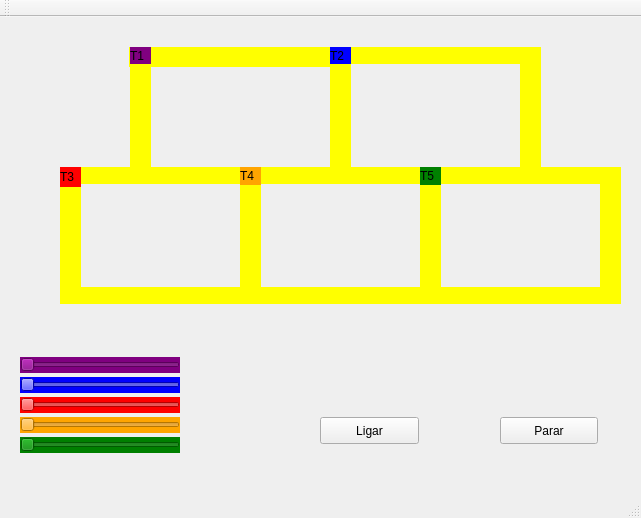
<?xml version="1.0" encoding="UTF-8"?>
<ui version="4.0">
 <class>MainWindow</class>
 <widget class="QMainWindow" name="MainWindow">
  <property name="geometry">
   <rect>
    <x>0</x>
    <y>0</y>
    <width>641</width>
    <height>518</height>
   </rect>
  </property>
  <property name="windowTitle">
   <string>MainWindow</string>
  </property>
  <widget class="QWidget" name="centralWidget">
   <widget class="QLabel" name="label_trem1">
    <property name="geometry">
     <rect>
      <x>130</x>
      <y>30</y>
      <width>21</width>
      <height>17</height>
     </rect>
    </property>
    <property name="styleSheet">
     <string notr="true">QLabel { background: purple}</string>
    </property>
    <property name="text">
     <string>T1</string>
    </property>
   </widget>
   <widget class="QLabel" name="label_trilho1">
    <property name="geometry">
     <rect>
      <x>129</x>
      <y>30</y>
      <width>201</width>
      <height>20</height>
     </rect>
    </property>
    <property name="styleSheet">
     <string notr="true">QLabel { background: yellow}</string>
    </property>
    <property name="text">
     <string/>
    </property>
   </widget>
   <widget class="QLabel" name="label_trilho2">
    <property name="geometry">
     <rect>
      <x>80</x>
      <y>150</y>
      <width>250</width>
      <height>17</height>
     </rect>
    </property>
    <property name="styleSheet">
     <string notr="true">QLabel { background: yellow}</string>
    </property>
    <property name="text">
     <string/>
    </property>
   </widget>
   <widget class="QLabel" name="label_trilho3">
    <property name="geometry">
     <rect>
      <x>330</x>
      <y>30</y>
      <width>21</width>
      <height>137</height>
     </rect>
    </property>
    <property name="styleSheet">
     <string notr="true">QLabel { background: yellow}</string>
    </property>
    <property name="text">
     <string/>
    </property>
   </widget>
   <widget class="QLabel" name="label_trilho4">
    <property name="geometry">
     <rect>
      <x>130</x>
      <y>30</y>
      <width>21</width>
      <height>137</height>
     </rect>
    </property>
    <property name="styleSheet">
     <string notr="true">QLabel { background: yellow}</string>
    </property>
    <property name="text">
     <string/>
    </property>
   </widget>
   <widget class="QPushButton" name="pushButton">
    <property name="geometry">
     <rect>
      <x>320</x>
      <y>400</y>
      <width>99</width>
      <height>27</height>
     </rect>
    </property>
    <property name="text">
     <string>Ligar</string>
    </property>
   </widget>
   <widget class="QPushButton" name="pushButton_2">
    <property name="geometry">
     <rect>
      <x>500</x>
      <y>400</y>
      <width>98</width>
      <height>27</height>
     </rect>
    </property>
    <property name="text">
     <string>Parar</string>
    </property>
   </widget>
   <widget class="QLabel" name="label_trilho4_2">
    <property name="geometry">
     <rect>
      <x>520</x>
      <y>30</y>
      <width>21</width>
      <height>137</height>
     </rect>
    </property>
    <property name="styleSheet">
     <string notr="true">QLabel { background: yellow}</string>
    </property>
    <property name="text">
     <string/>
    </property>
   </widget>
   <widget class="QLabel" name="label_trilho1_2">
    <property name="geometry">
     <rect>
      <x>350</x>
      <y>30</y>
      <width>191</width>
      <height>17</height>
     </rect>
    </property>
    <property name="styleSheet">
     <string notr="true">QLabel { background: yellow}</string>
    </property>
    <property name="text">
     <string/>
    </property>
   </widget>
   <widget class="QLabel" name="label_trilho2_2">
    <property name="geometry">
     <rect>
      <x>350</x>
      <y>150</y>
      <width>250</width>
      <height>17</height>
     </rect>
    </property>
    <property name="styleSheet">
     <string notr="true">QLabel { background: yellow}</string>
    </property>
    <property name="text">
     <string/>
    </property>
   </widget>
   <widget class="QLabel" name="label_trem2">
    <property name="geometry">
     <rect>
      <x>330</x>
      <y>30</y>
      <width>21</width>
      <height>17</height>
     </rect>
    </property>
    <property name="styleSheet">
     <string notr="true">QLabel { background: blue}</string>
    </property>
    <property name="text">
     <string>T2</string>
    </property>
   </widget>
   <widget class="QLabel" name="label_trem3">
    <property name="geometry">
     <rect>
      <x>60</x>
      <y>150</y>
      <width>21</width>
      <height>20</height>
     </rect>
    </property>
    <property name="styleSheet">
     <string notr="true">QLabel { background: red}</string>
    </property>
    <property name="text">
     <string>T3</string>
    </property>
   </widget>
   <widget class="QLabel" name="label_trem4">
    <property name="geometry">
     <rect>
      <x>240</x>
      <y>150</y>
      <width>21</width>
      <height>18</height>
     </rect>
    </property>
    <property name="styleSheet">
     <string notr="true">QLabel { background: orange}</string>
    </property>
    <property name="text">
     <string>T4</string>
    </property>
   </widget>
   <widget class="QLabel" name="label_trem5">
    <property name="geometry">
     <rect>
      <x>420</x>
      <y>150</y>
      <width>21</width>
      <height>18</height>
     </rect>
    </property>
    <property name="styleSheet">
     <string notr="true">QLabel { background: green}</string>
    </property>
    <property name="text">
     <string>T5</string>
    </property>
   </widget>
   <widget class="QSlider" name="sliderTrem1">
    <property name="geometry">
     <rect>
      <x>20</x>
      <y>340</y>
      <width>160</width>
      <height>16</height>
     </rect>
    </property>
    <property name="styleSheet">
     <string notr="true">background-color: purple;</string>
    </property>
    <property name="maximum">
     <number>200</number>
    </property>
    <property name="orientation">
     <enum>Qt::Horizontal</enum>
    </property>
   </widget>
   <widget class="QSlider" name="sliderTrem2">
    <property name="geometry">
     <rect>
      <x>20</x>
      <y>360</y>
      <width>160</width>
      <height>16</height>
     </rect>
    </property>
    <property name="styleSheet">
     <string notr="true">background-color:blue;</string>
    </property>
    <property name="maximum">
     <number>200</number>
    </property>
    <property name="orientation">
     <enum>Qt::Horizontal</enum>
    </property>
   </widget>
   <widget class="QSlider" name="sliderTrem3">
    <property name="geometry">
     <rect>
      <x>20</x>
      <y>380</y>
      <width>160</width>
      <height>16</height>
     </rect>
    </property>
    <property name="styleSheet">
     <string notr="true">background-color: red;</string>
    </property>
    <property name="maximum">
     <number>200</number>
    </property>
    <property name="orientation">
     <enum>Qt::Horizontal</enum>
    </property>
   </widget>
   <widget class="QSlider" name="sliderTrem4">
    <property name="geometry">
     <rect>
      <x>20</x>
      <y>400</y>
      <width>160</width>
      <height>16</height>
     </rect>
    </property>
    <property name="styleSheet">
     <string notr="true">background-color:orange;</string>
    </property>
    <property name="maximum">
     <number>200</number>
    </property>
    <property name="orientation">
     <enum>Qt::Horizontal</enum>
    </property>
   </widget>
   <widget class="QSlider" name="sliderTrem5">
    <property name="geometry">
     <rect>
      <x>20</x>
      <y>420</y>
      <width>160</width>
      <height>16</height>
     </rect>
    </property>
    <property name="styleSheet">
     <string notr="true">background-color:green;</string>
    </property>
    <property name="maximum">
     <number>200</number>
    </property>
    <property name="orientation">
     <enum>Qt::Horizontal</enum>
    </property>
   </widget>
   <widget class="QLabel" name="label_trilho2_3">
    <property name="geometry">
     <rect>
      <x>60</x>
      <y>270</y>
      <width>561</width>
      <height>17</height>
     </rect>
    </property>
    <property name="styleSheet">
     <string notr="true">QLabel { background: yellow}</string>
    </property>
    <property name="text">
     <string/>
    </property>
   </widget>
   <widget class="QLabel" name="label_trilho4_3">
    <property name="geometry">
     <rect>
      <x>60</x>
      <y>150</y>
      <width>21</width>
      <height>137</height>
     </rect>
    </property>
    <property name="styleSheet">
     <string notr="true">QLabel { background: yellow}</string>
    </property>
    <property name="text">
     <string/>
    </property>
   </widget>
   <widget class="QLabel" name="label_trilho4_4">
    <property name="geometry">
     <rect>
      <x>600</x>
      <y>150</y>
      <width>21</width>
      <height>137</height>
     </rect>
    </property>
    <property name="styleSheet">
     <string notr="true">QLabel { background: yellow}</string>
    </property>
    <property name="text">
     <string/>
    </property>
   </widget>
   <widget class="QLabel" name="label_trilho3_2">
    <property name="geometry">
     <rect>
      <x>240</x>
      <y>150</y>
      <width>21</width>
      <height>137</height>
     </rect>
    </property>
    <property name="styleSheet">
     <string notr="true">QLabel { background: yellow}</string>
    </property>
    <property name="text">
     <string/>
    </property>
   </widget>
   <widget class="QLabel" name="label_trilho3_3">
    <property name="geometry">
     <rect>
      <x>420</x>
      <y>150</y>
      <width>21</width>
      <height>137</height>
     </rect>
    </property>
    <property name="styleSheet">
     <string notr="true">QLabel { background: yellow}</string>
    </property>
    <property name="text">
     <string/>
    </property>
   </widget>
   <zorder>label_trilho1</zorder>
   <zorder>label_trilho2</zorder>
   <zorder>label_trilho3</zorder>
   <zorder>label_trilho4</zorder>
   <zorder>pushButton</zorder>
   <zorder>pushButton_2</zorder>
   <zorder>label_trilho4_2</zorder>
   <zorder>label_trilho1_2</zorder>
   <zorder>label_trilho2_2</zorder>
   <zorder>sliderTrem1</zorder>
   <zorder>sliderTrem2</zorder>
   <zorder>sliderTrem3</zorder>
   <zorder>sliderTrem4</zorder>
   <zorder>sliderTrem5</zorder>
   <zorder>label_trilho2_3</zorder>
   <zorder>label_trilho4_3</zorder>
   <zorder>label_trilho4_4</zorder>
   <zorder>label_trilho3_2</zorder>
   <zorder>label_trilho3_3</zorder>
   <zorder>label_trem3</zorder>
   <zorder>label_trem2</zorder>
   <zorder>label_trem1</zorder>
   <zorder>label_trem5</zorder>
   <zorder>label_trem4</zorder>
  </widget>
  <widget class="QMenuBar" name="menuBar">
   <property name="geometry">
    <rect>
     <x>0</x>
     <y>0</y>
     <width>641</width>
     <height>23</height>
    </rect>
   </property>
  </widget>
  <widget class="QToolBar" name="mainToolBar">
   <attribute name="toolBarArea">
    <enum>TopToolBarArea</enum>
   </attribute>
   <attribute name="toolBarBreak">
    <bool>false</bool>
   </attribute>
  </widget>
  <widget class="QStatusBar" name="statusBar"/>
 </widget>
 <layoutdefault spacing="6" margin="11"/>
 <resources/>
 <connections/>
</ui>
